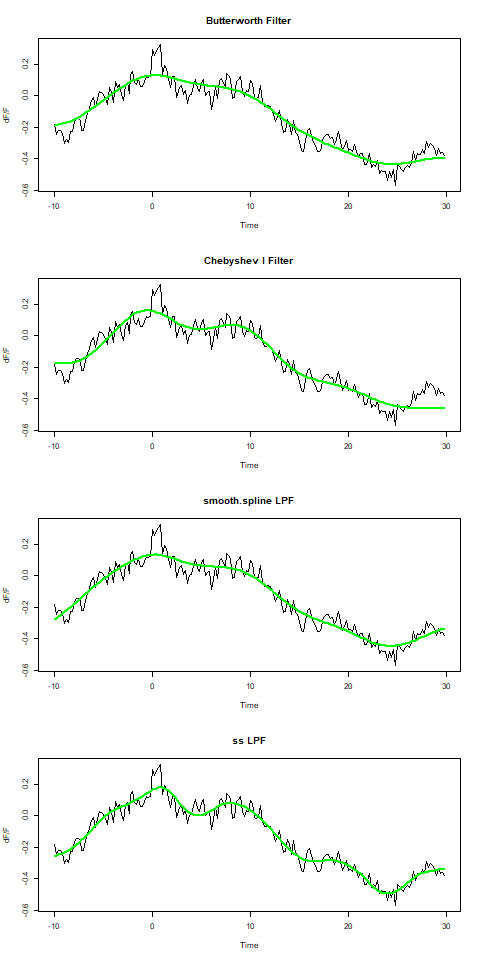

Recreate this plot in R.
## Required packages
library(data.table)
library(dplyr)
library(tidyverse)
library(gsignal)
library(boxfilter)
library(npreg)
## Open a png file
png(filename = "./plots/ER9202.33.png", width = 480, height = 960)
## make the plot
par(mfrow = c(4, 1))
## Butterworth Filter
stable <- butter(3, 1/30, "low", output = "Sos")
plot(G9202.33$time, G9202.33$dFF, type = "l", main = "Butterworth Filter", xlab = "Time", ylab = "dF/F")
z9 <- filtfilt(stable, G9202.33$dFF)
lines(G9202.33$time, z9, col = "green", lwd = 2)
# Chebyshev I Filter
stable <- cheby1(6, 0.1, 1/25, "low", output = "Sos")
plot(G9202.33$time, G9202.33$dFF, type = "l", main = "Chebyshev I Filter", xlab = "Time", ylab = "dF/F")
z9 <- filtfilt(stable, G9202.33$dFF)
lines(G9202.33$time, z9, col = "green", lwd = 2)
# smooth.spline LPF
lowpass.spline.9 <- smooth.spline(G9202.33$time, G9202.33$dFF, spar = .8)
plot(G9202.33$time, G9202.33$dFF, type = "l", main = "smooth.spline LPF", xlab = "Time", ylab = "dF/F")
lines(predict(lowpass.spline.9, G9202.33$time), col = "green", lwd = 2)
# ss LPF
ss.9 <- ss(G9202.33$time, G9202.33$dFF, nknots = 15, m = 2)
plot(G9202.33$time, G9202.33$dFF, type = "l", main = "ss LPF", xlab = "Time", ylab = "dF/F")
lines(predict(ss.9, G9202.33$time), col = "green", lwd = 2)
dev.off()
